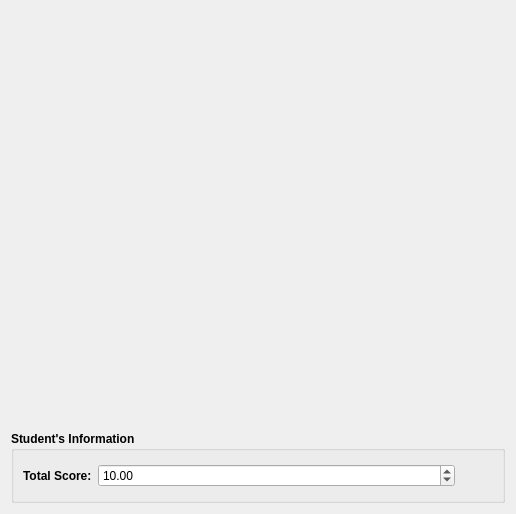
<?xml version="1.0" encoding="UTF-8"?>
<ui version="4.0">
 <class>StudentEdit</class>
 <widget class="QWidget" name="StudentEdit">
  <property name="geometry">
   <rect>
    <x>0</x>
    <y>0</y>
    <width>516</width>
    <height>514</height>
   </rect>
  </property>
  <property name="windowTitle">
   <string>Form</string>
  </property>
  <layout class="QVBoxLayout" name="verticalLayout">
   <item>
    <widget class="PersonEdit" name="infoEditor" native="true">
     <property name="sizePolicy">
      <sizepolicy hsizetype="MinimumExpanding" vsizetype="MinimumExpanding">
       <horstretch>0</horstretch>
       <verstretch>0</verstretch>
      </sizepolicy>
     </property>
    </widget>
   </item>
   <item>
    <widget class="QGroupBox" name="studentGroup">
     <property name="font">
      <font>
       <bold>true</bold>
      </font>
     </property>
     <property name="title">
      <string>Student's Information</string>
     </property>
     <layout class="QGridLayout" name="gridLayout">
      <item row="0" column="0">
       <widget class="QLabel" name="scoreLabel">
        <property name="font">
         <font>
          <bold>true</bold>
         </font>
        </property>
        <property name="text">
         <string>Total Score:</string>
        </property>
        <property name="buddy">
         <cstring>scoreEdit</cstring>
        </property>
       </widget>
      </item>
      <item row="0" column="1">
       <widget class="QDoubleSpinBox" name="scoreEdit">
        <property name="sizePolicy">
         <sizepolicy hsizetype="MinimumExpanding" vsizetype="Fixed">
          <horstretch>0</horstretch>
          <verstretch>0</verstretch>
         </sizepolicy>
        </property>
        <property name="font">
         <font>
          <bold>false</bold>
         </font>
        </property>
        <property name="wrapping">
         <bool>false</bool>
        </property>
        <property name="showGroupSeparator" stdset="0">
         <bool>true</bool>
        </property>
        <property name="maximum">
         <double>20.000000000000000</double>
        </property>
        <property name="singleStep">
         <double>0.100000000000000</double>
        </property>
        <property name="stepType">
         <enum>QAbstractSpinBox::StepType::DefaultStepType</enum>
        </property>
        <property name="value">
         <double>10.000000000000000</double>
        </property>
       </widget>
      </item>
      <item row="0" column="2">
       <widget class="QToolButton" name="resetScoreButton">
        <property name="text">
         <string/>
        </property>
        <property name="icon">
         <iconset resource="resources/main.qrc">
          <normaloff>:/root/dialogs/reset.ico</normaloff>:/root/dialogs/reset.ico</iconset>
        </property>
        <property name="iconSize">
         <size>
          <width>24</width>
          <height>24</height>
         </size>
        </property>
        <property name="autoRaise">
         <bool>true</bool>
        </property>
       </widget>
      </item>
     </layout>
    </widget>
   </item>
  </layout>
 </widget>
 <customwidgets>
  <customwidget>
   <class>PersonEdit</class>
   <extends>QWidget</extends>
   <header location="global">include/widgets/personedit.h</header>
   <container>1</container>
  </customwidget>
 </customwidgets>
 <resources>
  <include location="resources/main.qrc"/>
 </resources>
 <connections>
  <connection>
   <sender>resetScoreButton</sender>
   <signal>clicked()</signal>
   <receiver>StudentEdit</receiver>
   <slot>resetScore()</slot>
   <hints>
    <hint type="sourcelabel">
     <x>489</x>
     <y>478</y>
    </hint>
    <hint type="destinationlabel">
     <x>511</x>
     <y>471</y>
    </hint>
   </hints>
  </connection>
 </connections>
 <slots>
  <slot>resetScore()</slot>
 </slots>
</ui>
